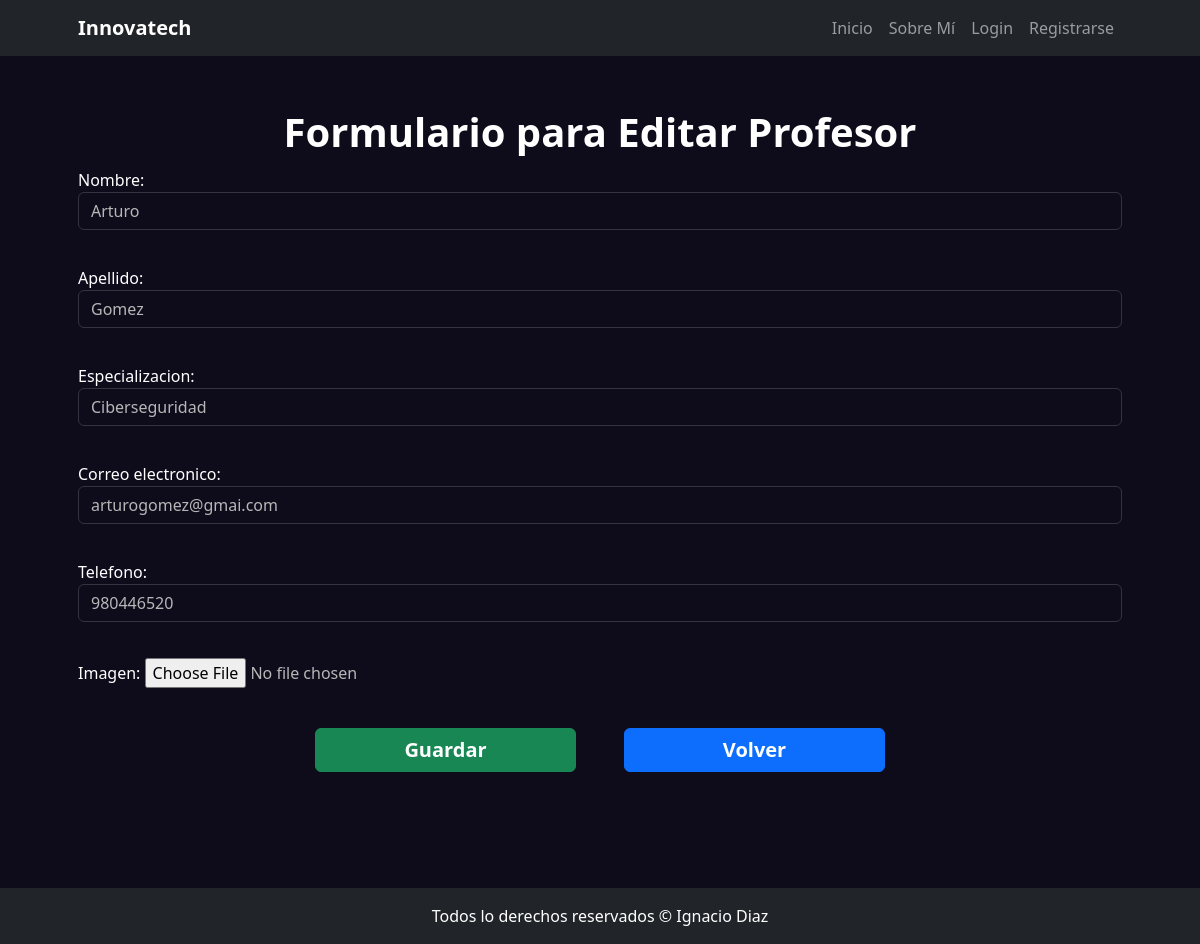
Page /profesor/update/1 on the committed database.
### profesor/models.py (models this page shows, shortened)
class Profesor(models.Model):
    nombre = models.CharField(max_length=50)
    apellido = models.CharField(max_length=50)
    especializacion = models.CharField(max_length=100)
    correo_electronico = models.EmailField(unique=True)
    telefono = models.CharField(max_length=15)
    imagen = models.ImageField(upload_to='profesores/', null=True, blank=True)
    class Meta:
        verbose_name = 'Profesor'
        verbose_name_plural = 'Profesores'

### profesor/views.py (the view)
# urls.py: path("update/<int:pk>", views.ProfesorUpdate.as_view(), name="update"),
class ProfesorUpdate(UpdateView):
    model = models.Profesor
    form_class = forms.ProfesorForm
    success_url = reverse_lazy('profesor:list')

### profesor/forms.py
class ProfesorForm(forms.ModelForm):
    class Meta:
        model = models.Profesor
        fields = "__all__"
        widgets = {
            "nombre": forms.TextInput(attrs={"class": "form-control"}),
            "apellido": forms.TextInput(attrs={"class": "form-control"}),
            "especializacion": forms.TextInput(attrs={"class": "form-control"}),
            "correo_electronico": forms.EmailInput(attrs={"class": "form-control", "type": "email"}),
            "telefono": forms.TextInput(attrs={"class": "form-control"}),
        }

### profesor/templates/profesor/profesor_form.html (shortened to what this page needs)
{% extends 'core/base.html' %}
{% block titulo %}
    Formulario para
    {% if form.instance.pk %}
        Editar
    {% else %}
        Registrar
    {% endif %}
    Profesor
{% endblock titulo %}
{% block contenido %}
    <form action="" method="post" enctype="multipart/form-data">
        <div style="display: grid; grid-template-columns: repeat(1, 1fr); gap: 20px;">
            {{ form.as_p }}
        </div>
        <div class="d-flex justify-content-center my-4 gap-5">
            <button type="submit" class="btn btn-success w-25 fs-5 fw-bold">Guardar</button>
            {% if form.instance.pk %}
                <a href="{% url 'profesor:list' %}" class="btn btn-primary w-25 fs-5 fw-bold ">Volver</a>
            {% else %}
                <a href="{% url 'profesor:home' %}" class="btn btn-primary w-25 fs-5 fw-bold ">Volver</a>
            {% endif %}
        </div>
    </form>
{% endblock contenido %}

### core/templates/core/base.html (style rules this page uses)
input { background: #c9c9c900 !important; color: #b7b7b7 !important; border-color: #9090904c !important; }

### rows in the picture
Profesor: nombre "Arturo", apellido "Gomez", especializacion "Ciberseguridad", correo_electronico "arturogomez@gmai.com", telefono "980446520"
